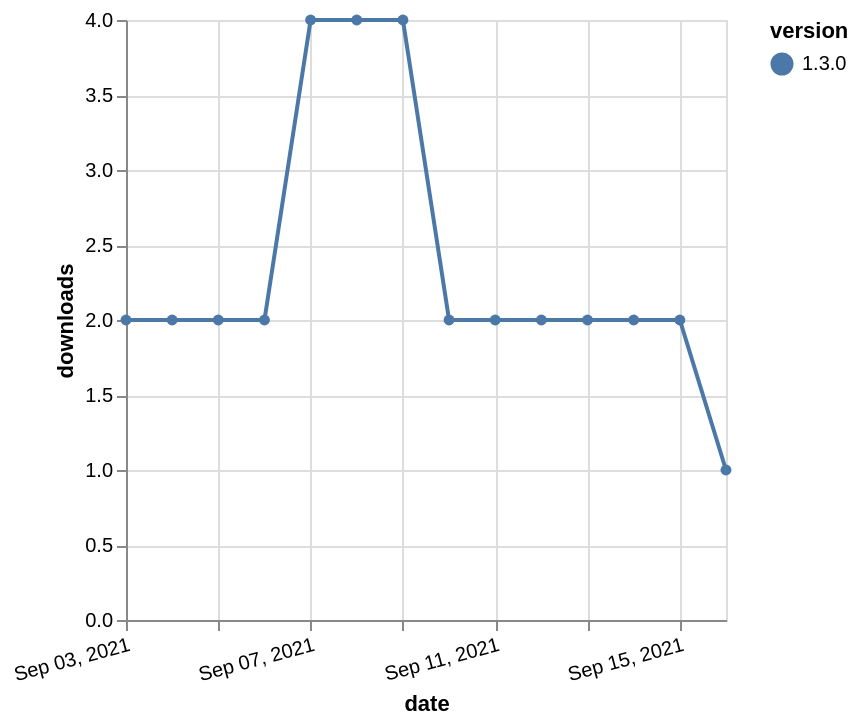

Here is the Vega-Lite specification saved for this chart:
### Vega-Lite specification from a JSON file in a GitHub repository (floating-point values rounded to 4 significant figures)
{"$schema": "https://vega.github.io/schema/vega-lite/v5.json", "description": "A simple bar chart with embedded data.", "data": {"values": [{"date": "2021-09-03", "total": 2480, "delta": 2, "version": "1.3.0"}, {"date": "2021-09-04", "total": 2482, "delta": 2, "version": "1.3.0"}, {"date": "2021-09-05", "total": 2484, "delta": 2, "version": "1.3.0"}, {"date": "2021-09-06", "total": 2486, "delta": 2, "version": "1.3.0"}, {"date": "2021-09-07", "total": 2490, "delta": 4, "version": "1.3.0"}, {"date": "2021-09-08", "total": 2494, "delta": 4, "version": "1.3.0"}, {"date": "2021-09-09", "total": 2498, "delta": 4, "version": "1.3.0"}, {"date": "2021-09-10", "total": 2500, "delta": 2, "version": "1.3.0"}, {"date": "2021-09-11", "total": 2502, "delta": 2, "version": "1.3.0"}, {"date": "2021-09-12", "total": 2504, "delta": 2, "version": "1.3.0"}, {"date": "2021-09-13", "total": 2506, "delta": 2, "version": "1.3.0"}, {"date": "2021-09-14", "total": 2508, "delta": 2, "version": "1.3.0"}, {"date": "2021-09-15", "total": 2510, "delta": 2, "version": "1.3.0"}, {"date": "2021-09-16", "total": 2511, "delta": 1, "version": "1.3.0"}]}, "width": "container", "mark": {"type": "line", "point": {"filled": true}}, "encoding": {"x": {"field": "date", "type": "temporal", "timeUnit": "yearmonthdate", "title": "date", "axis": {"labelAngle": -15}}, "y": {"field": "delta", "type": "quantitative", "title": "downloads"}, "color": {"field": "version", "type": "nominal"}, "tooltip": {"field": "delta"}}}
